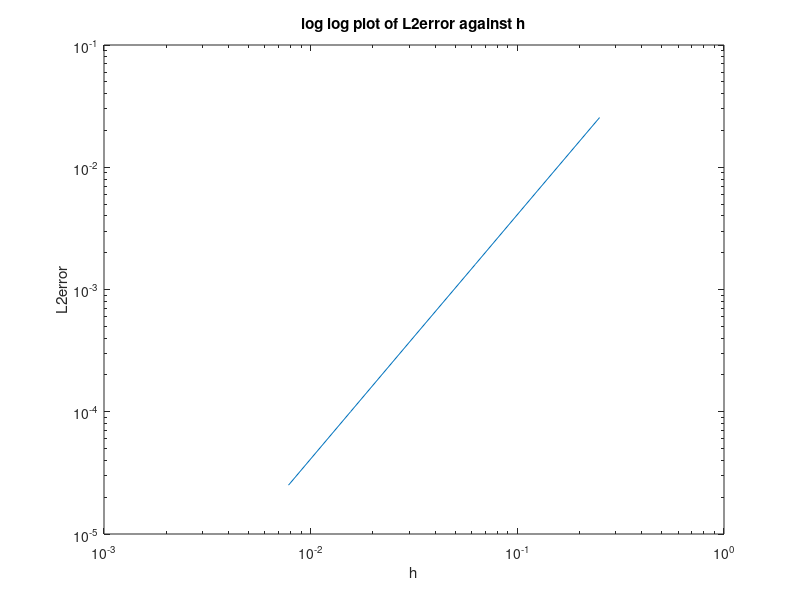

The MATLAB script that drew this image:

h = [1/128, 1/64, 1/32, 1/16, 1/8, 1/4];
L2err = [2.5100e-05, 1.0040e-04, 4.0155e-04, 0.0016, 0.0064, 0.0255];

figure;
loglog(h,L2err);
title('log log plot of L2error against h');
xlabel('h');
ylabel('L2error');

log_h = log(h);
log_L2err = log(L2err);
slope = (log_L2err(1,6) - log_L2err(1,1))/(log_h(1,6) - log_h(1,1));
disp(slope);        % 1.9977